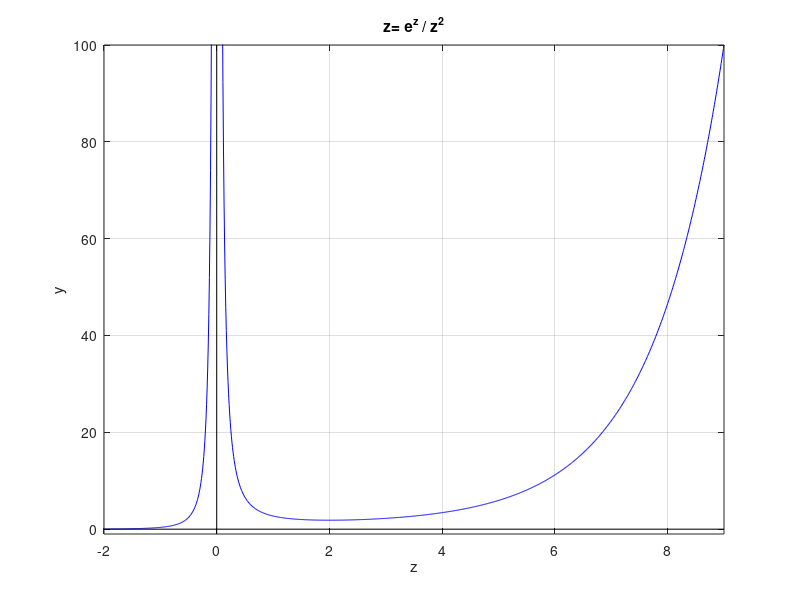

This figure's MATLAB source:
clf

z=-2:0.01:-0.08;
y= z.^(-2).*exp(z);
plot(z,y,'b')
hold on

z= 0.08:0.01:9;
y= z.^(-2).*exp(z);
plot(z,y,'b')

grid on
xlabel('z')
ylabel('y');
title('z= e^z / z^2')

% x axis
x=linspace(-2,9,2);
y=0*x;
plot(x,y,'k')

% y axis
y=linspace(-1,100,2);
x=0*y;
plot(x,y,'k')

axis( [ -2, 9, -1, 100 ]);
